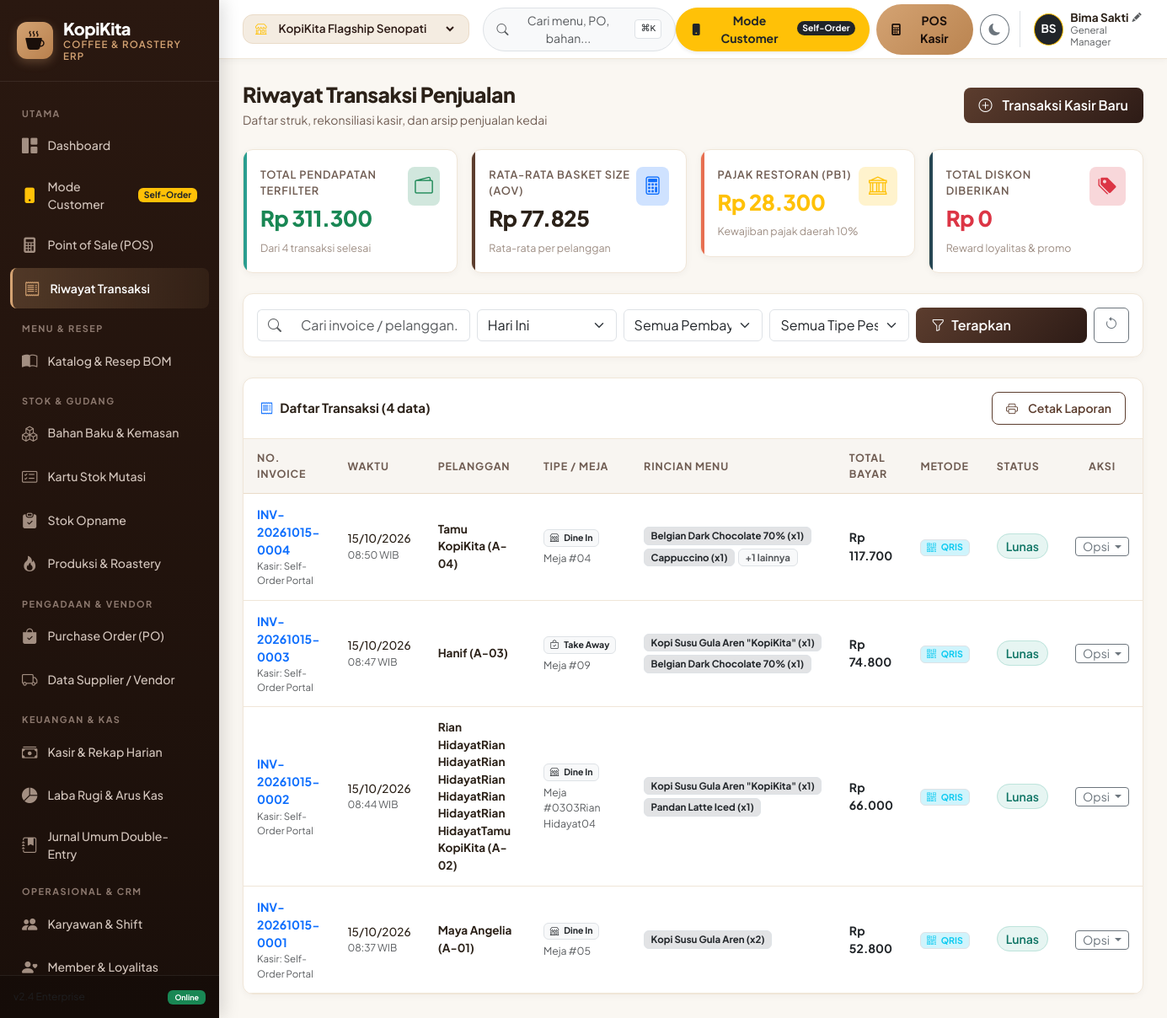
/orders.php, run on the app's committed database.
### tables this page shows
CREATE TABLE app_settings (
    key_name TEXT PRIMARY KEY,
    val_text TEXT
);

CREATE TABLE orders (
    id INTEGER PRIMARY KEY AUTOINCREMENT,
    invoice_no TEXT UNIQUE NOT NULL,
    outlet_id INTEGER DEFAULT 1,
    customer_id INTEGER,
    customer_name TEXT DEFAULT 'Walk-in Guest',
    cashier_name TEXT DEFAULT 'Barista',
    order_type TEXT DEFAULT 'Dine In',
    table_no TEXT,
    subtotal REAL DEFAULT 0,
    discount REAL DEFAULT 0,
    tax REAL DEFAULT 0,
    service_charge REAL DEFAULT 0,
    total_amount REAL DEFAULT 0,
    payment_method TEXT DEFAULT 'Cash',
    payment_status TEXT DEFAULT 'Paid',
    cash_given REAL DEFAULT 0,
    change_amount REAL DEFAULT 0,
    notes TEXT,
    created_at TEXT DEFAULT (datetime('now', 'localtime')),
    FOREIGN KEY (outlet_id) REFERENCES outlets(id),
    FOREIGN KEY (customer_id) REFERENCES customers(id)
);

CREATE TABLE order_items (
    id INTEGER PRIMARY KEY AUTOINCREMENT,
    order_id INTEGER NOT NULL,
    product_id INTEGER NOT NULL,
    product_name TEXT NOT NULL,
    price REAL NOT NULL,
    quantity INTEGER NOT NULL,
    subtotal REAL NOT NULL,
    modifiers TEXT,
    notes TEXT,
    FOREIGN KEY (order_id) REFERENCES orders(id) ON DELETE CASCADE,
    FOREIGN KEY (product_id) REFERENCES products(id)
);

### orders.php (the view, shortened to what the rows shown need)
<?php
require_once __DIR__ . '/includes/header.php';
$outletId = $currentOutlet['id'];
$dateFilter = $_GET['date'] ?? 'today';
$where = ["outlet_id = :outlet_id"];
$params = [':outlet_id' => $outletId];
$today = date('Y-m-d');
if ($dateFilter === 'today') {
    $where[] = "date(created_at) = :today";
    $params[':today'] = $today;
} elseif ($dateFilter === 'yesterday') {
    $yesterday = date('Y-m-d', strtotime('-1 day'));
    $where[] = "date(created_at) = :yesterday";
    $params[':yesterday'] = $yesterday;
} elseif ($dateFilter === '7days') {
    $sevenDaysAgo = date('Y-m-d', strtotime('-7 days'));
    $where[] = "date(created_at) >= :sevendays";
    $params[':sevendays'] = $sevenDaysAgo;
} elseif ($dateFilter === 'month') {
    $startOfMonth = date('Y-m-01');
    $where[] = "date(created_at) >= :startofmonth";
    $params[':startofmonth'] = $startOfMonth;
}
$whereClause = implode(' AND ', $where);
$orders = dbFetchAll("
    SELECT * FROM orders
    WHERE {$whereClause}
    ORDER BY id DESC
", $params);
$orderIds = array_column($orders, 'id');
$orderItemsMap = [];
if (!empty($orderIds)) {
    $placeholders = implode(',', array_fill(0, count($orderIds), '?'));
    $rawItems = dbFetchAll("SELECT * FROM order_items WHERE order_id IN ({$placeholders})", $orderIds);
    foreach ($rawItems as $ri) {
        $orderItemsMap[$ri['order_id']][] = $ri;
    }
}
?>
<div class="page-header">
    <div>
        <h1 class="page-title">Riwayat Transaksi Penjualan</h1>
    </div>
</div>
<div class="card-coffee">
    <div class="table-responsive">
        <table class="table-coffee table-hover">
            <thead>
                <tr>
                    <th>No. Invoice</th>
                    <th>Waktu</th>
                    <th>Pelanggan</th>
                    <th>Tipe / Meja</th>
                    <th>Rincian Menu</th>
                    <th>Total Bayar</th>
                    <th>Metode</th>
                    <th>Status</th>
                    <th class="text-center">Aksi</th>
                </tr>
            </thead>
            <tbody>
                <?php if (empty($orders)): ?>
                    <tr>
                        <td colspan="9" class="text-center py-5 text-muted">
                            <i class="bi bi-inbox fs-1 d-block mb-2 text-secondary"></i>
                            Tidak ditemukan transaksi pada filter yang dipilih.
                        </td>
                    </tr>
                <?php else: ?>
                    <?php foreach ($orders as $o): ?>
                        <?php
                            $items = $orderItemsMap[$o['id']] ?? [];
                        ?>
                        <tr>
                            <td>
                                <a href="order_detail.php?id=<?php echo $o['id']; ?>" class="fw-bold text-decoration-none text-primary">
                                    <?php echo htmlspecialchars($o['invoice_no']); ?>
                                </a>
                                <div class="text-muted" style="font-size: 0.72rem;">Kasir: <?php echo htmlspecialchars($o['cashier_name']); ?></div>
                            </td>
                            <td>
                                <div style="font-size: 0.85rem; font-weight: 500;"><?php echo formatDate($o['created_at'], 'short'); ?></div>
                                <div class="text-muted" style="font-size: 0.75rem;"><?php echo formatDate($o['created_at'], 'time'); ?> WIB</div>
                            </td>
                            <td>
                                <div class="fw-bold" style="font-size: 0.85rem;"><?php echo htmlspecialchars($o['customer_name']); ?></div>
                            </td>
                            <td>
                                <span class="badge bg-light text-dark border">
                                    <i class="bi <?php echo $o['order_type'] === 'Dine In' ? 'bi-shop' : 'bi-bag-check'; ?> me-1"></i>
                                    <?php echo htmlspecialchars($o['order_type']); ?>
                                </span>
                                <?php if ($o['table_no']): ?>
                                    <div class="text-muted small mt-1">Meja #<?php echo htmlspecialchars($o['table_no']); ?></div>
                                <?php endif; ?>
                            </td>
                            <td>
                                <div class="d-flex flex-wrap gap-1" style="max-width: 250px;">
                                    <?php foreach (array_slice($items, 0, 2) as $it): ?>
                                        <span class="badge bg-secondary-subtle text-dark border" style="font-size: 0.72rem;">
                                            <?php echo htmlspecialchars($it['product_name']); ?> (x<?php echo $it['quantity']; ?>)
                                        </span>
                                    <?php endforeach; ?>
                                    <?php if (count($items) > 2): ?>
                                        <span class="badge bg-light text-muted border" style="font-size: 0.72rem;">
                                            +<?php echo count($items) - 2; ?> lainnya
                                        </span>
                                    <?php endif; ?>
                                </div>
                            </td>
                            <td>
                                <div class="fw-bold text-dark"><?php echo formatRupiah($o['total_amount']); ?></div>
                            </td>
                            <td>
                                <span class="badge <?php echo $o['payment_method'] === 'Cash' ? 'bg-success-subtle text-success' : 'bg-info-subtle text-info'; ?> border">
                                    <i class="bi <?php echo $o['payment_method'] === 'Cash' ? 'bi-cash' : 'bi-qr-code'; ?> me-1"></i>
                                    <?php echo htmlspecialchars($o['payment_method']); ?>
                                </span>
                            </td>
                            <td>
                                <?php if ($o['payment_status'] === 'Paid'): ?>
                                    <span class="badge-soft-success">Lunas</span>
                                <?php elseif ($o['payment_status'] === 'Cancelled'): ?>
                                    <span class="badge-soft-danger">Dibatalkan</span>
                                <?php else: ?>
                                    <span class="badge-soft-warning"><?php echo htmlspecialchars($o['payment_status']); ?></span>
                                <?php endif; ?>
                            </td>
                            <td class="text-center">
                                <div class="dropdown">
                                    <button class="btn btn-sm btn-outline-secondary dropdown-toggle py-0 px-2" data-bs-toggle="dropdown">
                                        Opsi
                                    </button>
                                </div>
                            </td>
                        </tr>
                    <?php endforeach; ?>
                <?php endif; ?>
            </tbody>
        </table>
    </div>
</div>
<?php require_once __DIR__ . '/includes/footer.php'; ?>

### includes/header.php (shortened to what the rows shown need)
<?php
require_once __DIR__ . '/functions.php';
$currentUser = getCurrentUser();
?>
<!DOCTYPE html>
<html lang="id" data-theme="light">
<head>
    <link href="https://cdn.jsdelivr.net/npm/bootstrap@5.3.3/dist/css/bootstrap.min.css" rel="stylesheet">
    <link rel="stylesheet" href="https://cdn.jsdelivr.net/npm/bootstrap-icons@1.11.3/font/bootstrap-icons.min.css">
    <link rel="stylesheet" href="assets/css/style.css">
</head>
<body>
<div class="app-container">
    <?php require_once __DIR__ . '/sidebar.php'; ?>
    <div class="app-main">
        <header class="app-header">
            <div class="d-flex align-items-center gap-2">
                <div class="d-flex align-items-center gap-2 border-start ps-3 ms-1" style="cursor: pointer;" data-bs-toggle="modal" data-bs-target="#userProfileModal" title="Klik untuk Ganti Nama Manager & Role">
                    <div class="d-none d-md-block text-start" style="line-height: 1.2;">
                        <div class="fw-bold d-flex align-items-center gap-1" style="font-size: 0.85rem;">
                            <span id="headerUserName"><?php echo htmlspecialchars($currentUser['name']); ?></span>
                            <i class="bi bi-pencil-fill text-muted" style="font-size: 0.7rem;"></i>
                        </div>
                    </div>
                </div>
            </div>
        </header>
        <main class="page-body">

### data on the page
app_settings: val_text "Bima Sakti"
orders: invoice_no "INV-20261015-0004", cashier_name "Self-Order Portal", created_at "15/10/2026", created_at "08:50", customer_name "Tamu KopiKita (A-04)", order_type "Dine In", table_no "04", count($items)-2 "1", total_amount "Rp 117.700", payment_method "QRIS", payment_status "Lunas"
order_items: product_name "Belgian Dark Chocolate 70%", quantity "1"
order_items: product_name "Cappuccino", quantity "1"
orders: invoice_no "INV-20261015-0003", cashier_name "Self-Order Portal", created_at "15/10/2026", created_at "08:47", customer_name "Hanif (A-03)", order_type "Take Away", table_no "09", total_amount "Rp 74.800", payment_method "QRIS", payment_status "Lunas"
order_items: product_name "Kopi Susu Gula Aren \"KopiKita\"", quantity "1"
order_items: product_name "Belgian Dark Chocolate 70%", quantity "1"
orders: invoice_no "INV-20261015-0002", cashier_name "Self-Order Portal", created_at "15/10/2026", created_at "08:44", customer_name "Rian HidayatRian HidayatRian HidayatRian HidayatRian HidayatRian HidayatTamu KopiKita (A-02)", order_type "Dine In", table_no "0303Rian Hidayat04", total_amount "Rp 66.000", payment_method "QRIS", payment_status "Lunas"
order_items: product_name "Kopi Susu Gula Aren \"KopiKita\"", quantity "1"
order_items: product_name "Pandan Latte Iced", quantity "1"
orders: invoice_no "INV-20261015-0001", cashier_name "Self-Order Portal", created_at "15/10/2026", created_at "08:37", customer_name "Maya Angelia (A-01)", order_type "Dine In", table_no "05", total_amount "Rp 52.800", payment_method "QRIS", payment_status "Lunas"
order_items: product_name "Kopi Susu Gula Aren", quantity "2"

### other printed values
$currentUser['initials'] "BS"
$currentUser['role'] "General Manager"
formatRupiah($stats['total_revenue']) "Rp 311.300"
$stats['total_orders'] "4"
formatRupiah($stats['avg_order_value']) "Rp 77.825"
formatRupiah($stats['total_tax']) "Rp 28.300"
formatRupiah($stats['total_discount']) "Rp 0"
count($orders) "4"
form field value "KopiKita Flagship Senopati"
